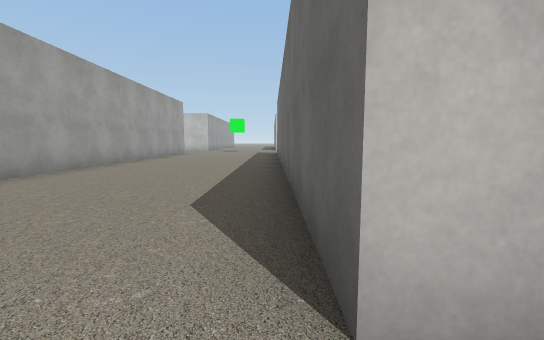
view 1 (above)

24 first-person views from a walk through a scene from a Unity 3-D project. The camera is 1.2 m above the floor, tilts 6° down and sees 90° across. The floor is counted in squares, 2 m on a side. Each view is taken from the middle of a square. On the plan, view 1 faces up. The plan holds only what a view shows up to about 9 squares ahead; the rest is blank. The place goes on beyond the plan. Some surface patterns are stand-ins.

view 2
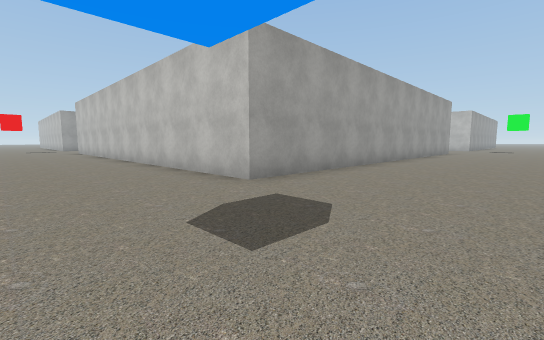

view 3
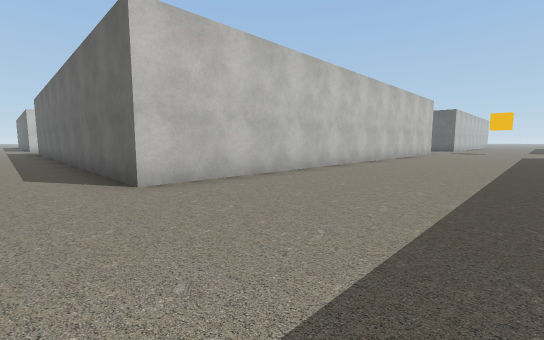

view 4
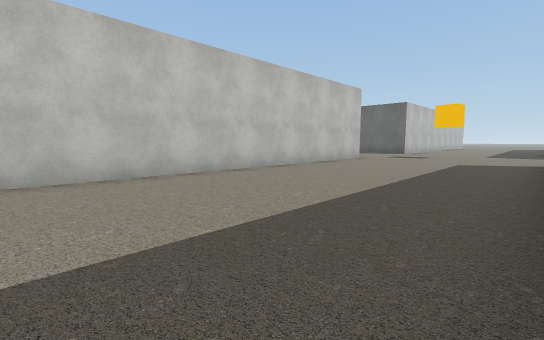

view 5
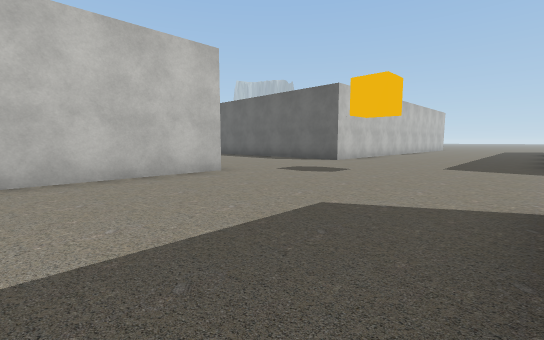

view 6
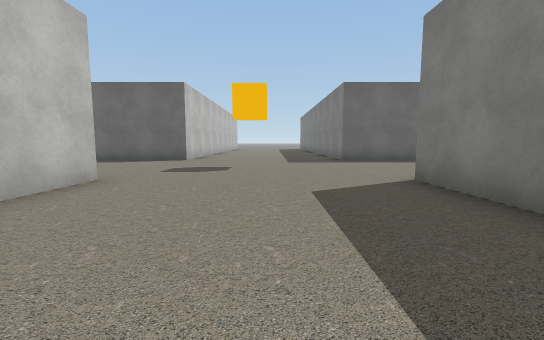

view 7
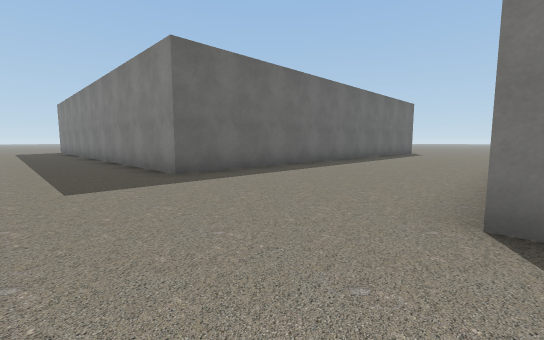

view 8
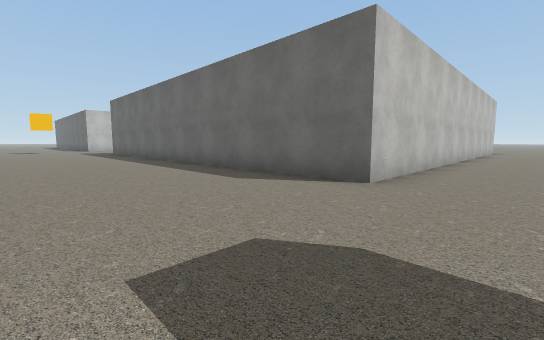

view 9
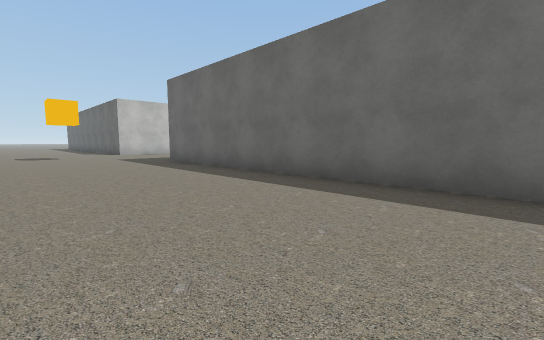

view 10
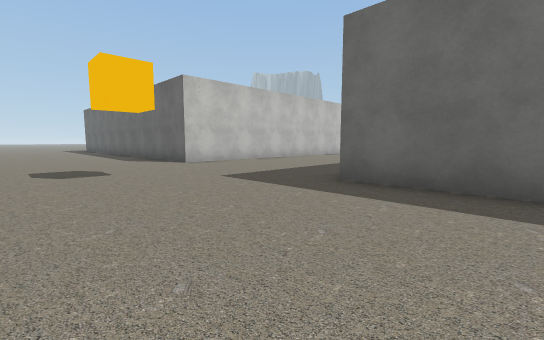

view 11
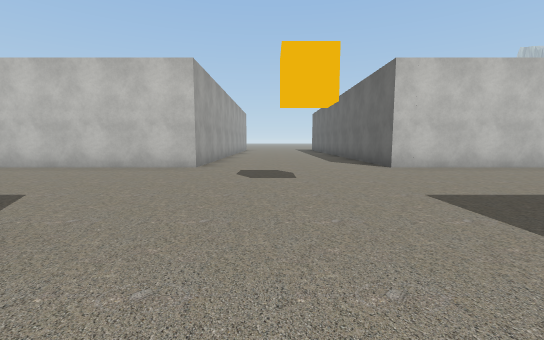

view 12
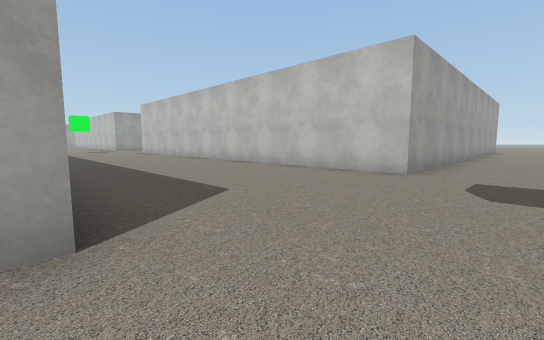

view 13
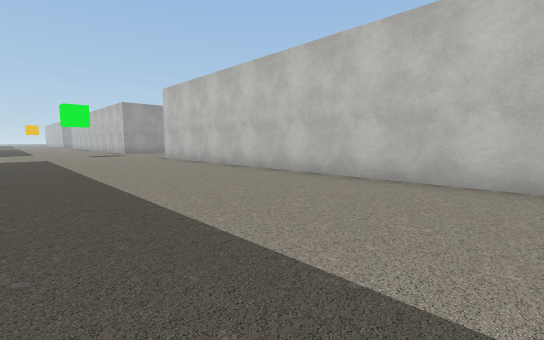

view 14
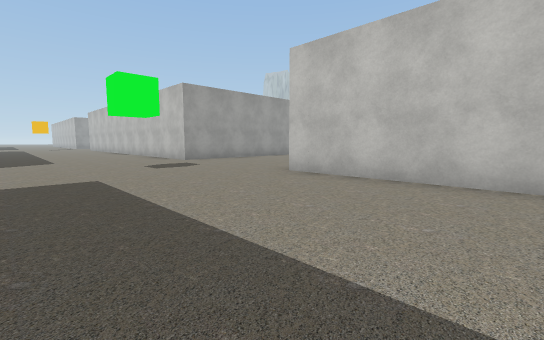

view 15
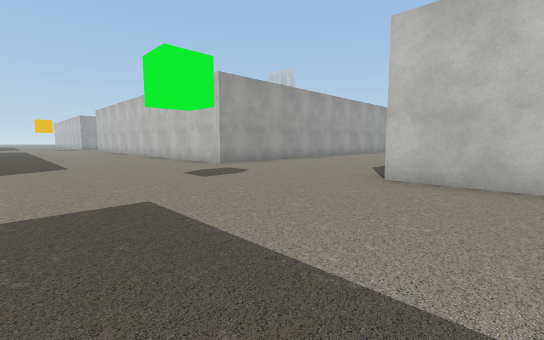

view 16
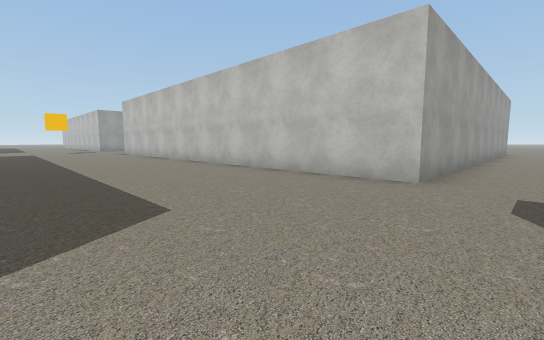

view 17
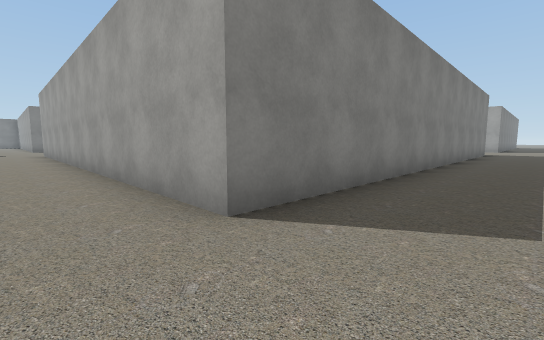

view 18
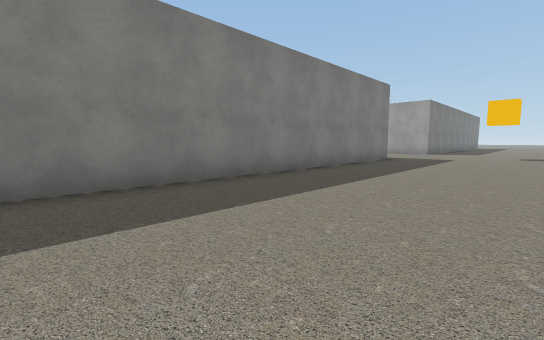

view 19
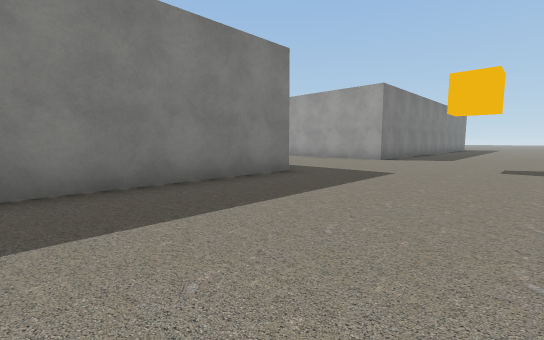

view 20
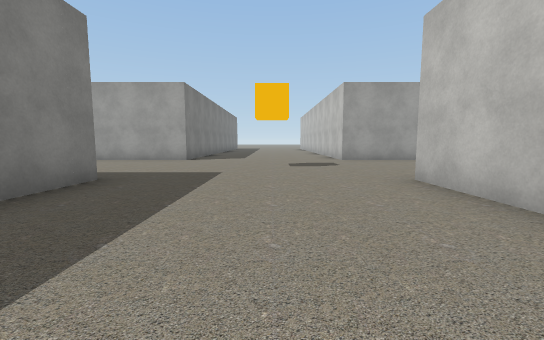

view 21
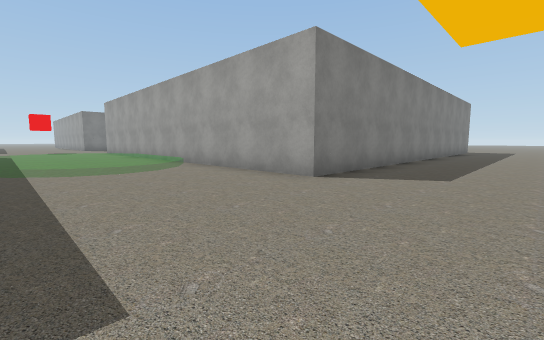

view 22
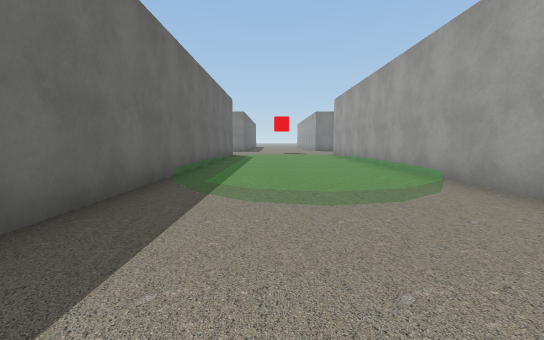

view 23
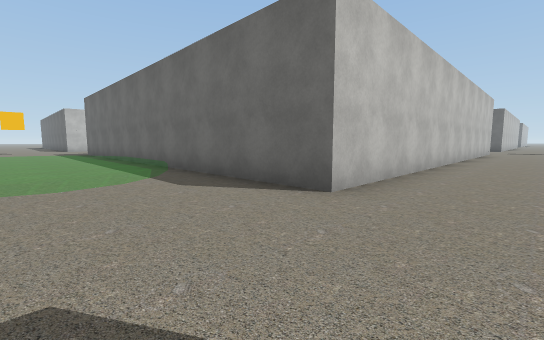

view 24
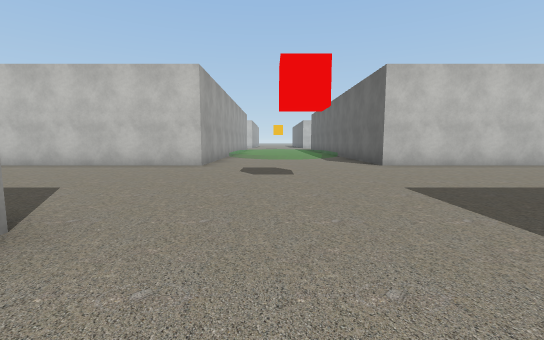

### Floor plan
Key: @ floor where view 1 was taken; # wall or solid block; . main floor; : floor 0.25 m higher than the main floor; / step, stairs or slope.
Columns run from 25 left of view 1 to 21 right of it. Each row starts with its distance up from view 1.
 21    #                #....             #....#
 20    #..              #....             #....#
 19    #....            #....##           #....#
 18    #....###  ########.....#############....####
 17 ..............................................
 16 ...............................................
 15 ...............................................
 14 .............................................
 13 ####....#############..               #....#
 12    #....#           #..                ....#
 11    #....#           #..                ....#
 10    #/::/#           #..                ....#
  9    #::::#           #....              ....#
  8    #::::#           #....#             ....#
  7    #::::#           #....#             ....#
  6    #::::#           #....#             ....#
  5    #::::#           #....#             ....#
  4    #/::/#           #....#             ....#
  3    #.//.#           #....#             ....#
  2    #....#           #....#             ....#
  1 ####....#############....##############....####
  0 .........................@.....................
 -1 ...............................................
 -2  .........  ...................................
 -3   .......               .......................
 -4    .....                     ..................
 -5    #....                            ###....####
 -6      .                                 ....#
 -7                                        ....#
 -8                                        ....#
 -9                                        ....#
-10                                        ....#
-11                                        ...
-12                                        ..

Positions as (right, up) in squares from view 1, and headings:
1: (0, 0), facing up
2: (-1, -2), facing up-left
3: (-1, -3), facing up-right
4: (4, -4), facing up-right
5: (10, -4), facing up-right
6: (9, -2), facing right
7: (13, -2), facing down-right
8: (14, -1), facing up-right
9: (14, 5), facing up-right
10: (14, 11), facing up-right
11: (15, 12), facing up
12: (15, 13), facing up-left
13: (10, 14), facing up-left
14: (4, 14), facing up-left
15: (2, 14), facing up-left
16: (-3, 14), facing up-left
17: (-3, 15), facing down-left
18: (-8, 17), facing down-left
19: (-13, 17), facing down-left
20: (-13, 16), facing left
21: (-18, 16), facing down-left
22: (-19, 13), facing down
23: (-20, -1), facing up-right
24: (-20, -6), facing up
